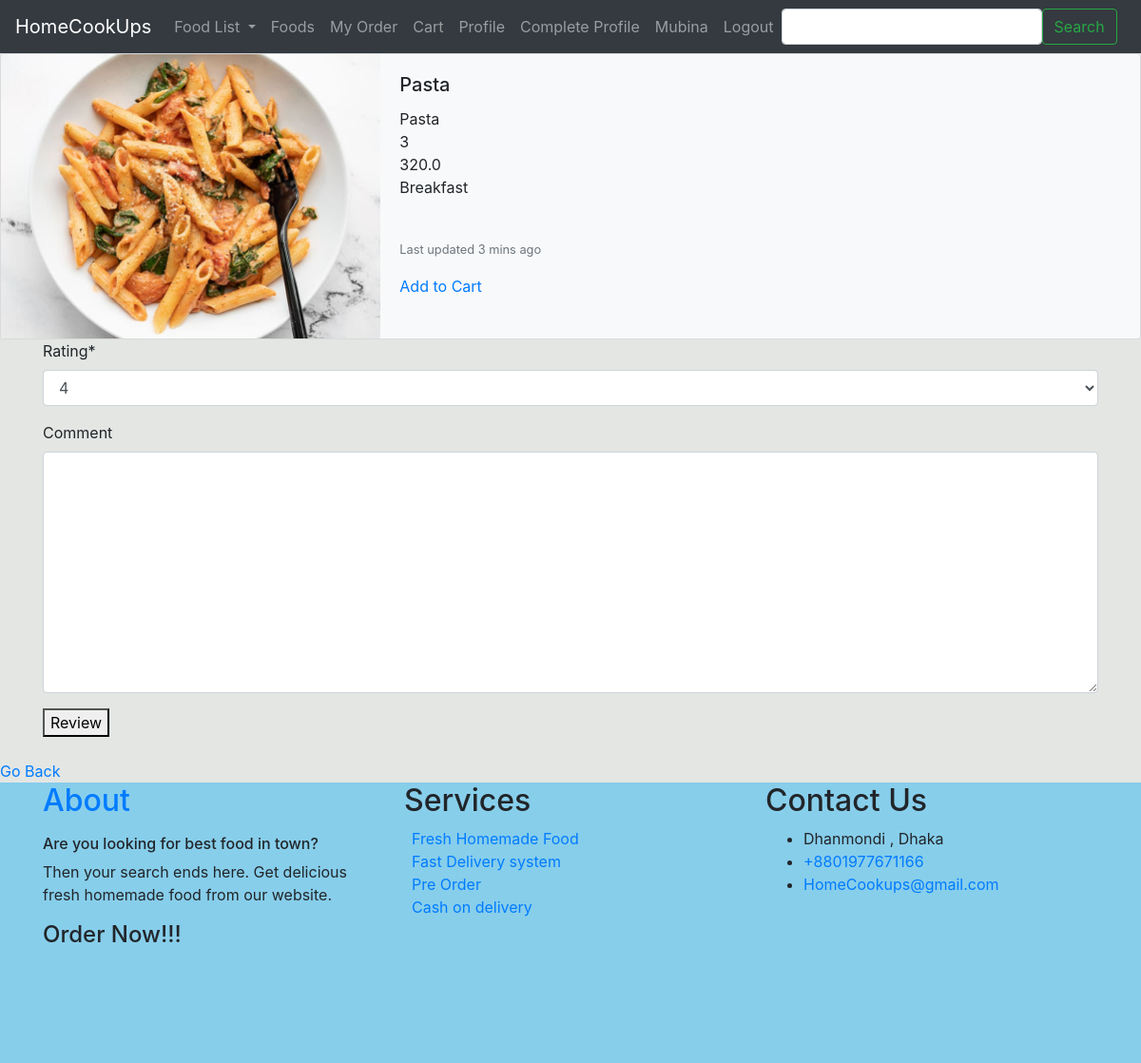
Before: /review/3 (signed in) with the older database file.
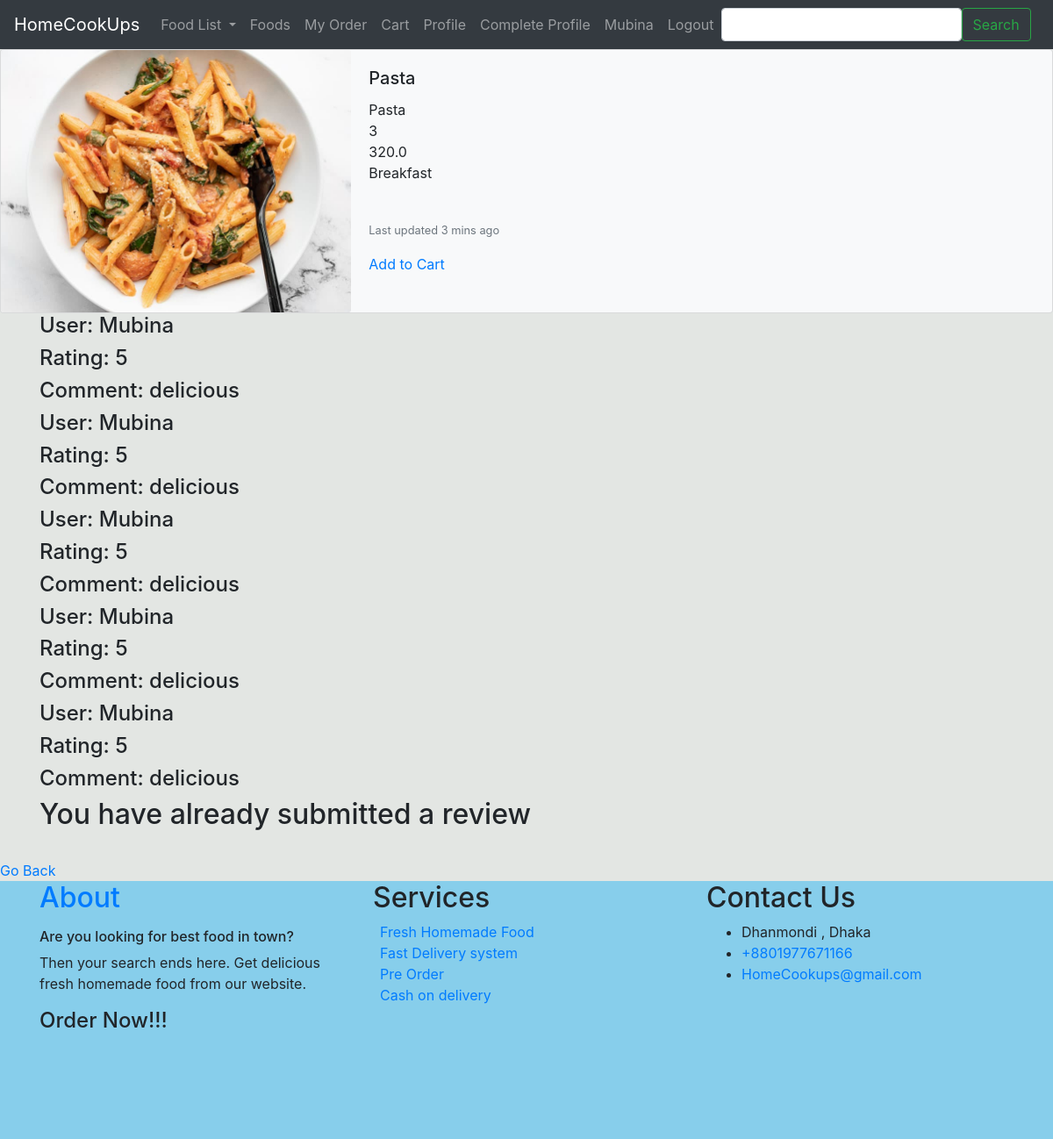
After: the same page with the newer database file.
### FoodManagement/models.py (models this page shows)
class Review(models.Model):
    RATING_OPTIONS = (
        ('1', '1'),
        ('2', '2'),
        ('3', '3'),
        ('4', '4'),
        ('5', '5')
    )
    rating = models.CharField(max_length=10, choices = RATING_OPTIONS, default='4')
    comment = models.TextField(blank=True, null=True)
    user = models.ForeignKey(User, on_delete=models.CASCADE, null=True, blank=True)
    def __str__(self):
        return self.rating

### FoodManagement/views.py (the view, shortened to what this page needs)
# urls.py: path('review/<int:food_id>', food_views.review_after_complete, name='review'),
@login_required
def review_after_complete(request, food_id):
    already_reviewed = False
    searched_food = get_object_or_404(Food, id=food_id)
    user_list = searched_food.reviews.filter(user=request.user)
    print(user_list, len(user_list))
    if len(user_list) != 0:
        already_reviewed = True
    form = ReviewForm()
    context = {
        'search': searched_food,
        'form': form,
        'already_reviewed': already_reviewed
    }
    return render(request, 'FoodManagement/detail_product_view_review.html', context)

### FoodManagement/forms.py
class ReviewForm(forms.ModelForm):
    class Meta:
        model = Review
        fields = ('rating', 'comment')

### templates/FoodManagement/detail_product_view_review.html (shortened to what this page needs)
{% extends 'customer_base.html' %}
{% load crispy_forms_tags %}
{% block content  %}
        <div class="card bg-light mb-2`" >
          <div class="row no-gutters">
            <div class="col-md-4">
              <img src="{{ search.Food_Image.url }}" class="card-img" alt="...">
            </div>
            <div class="col-md-8">
              <div class="card-body">
                <h5 class="card-title">{{ search.Food_Name}}</h5>
                <p class="card-text">
                    {{ search.Food_Name }} <br>
                    {{ search.id }} <br>
                    {{ search.Food_Price}} <br>
                    {{ search.Food_Category }} <br>
                    {{ search.Food_Desc }} <br>
                </p>
                <p class="card-text"><small class="text-muted">Last updated 3 mins ago</small></p>
                  <a href="{% url 'update-cart' search.id  %}" >Add to Cart</a>
              </div>
            </div>
          </div>
        </div>
    <div class="container">
        {% for review in search.reviews.all %}
           <h4>User: {{ review.user.username }}</h4>
            <h4>Rating: {{ review.rating }}</h4>
            <h4>Comment: {{ review.comment }}</h4>
        {% endfor %}
    </div>
    <div class="container">
        {% if already_reviewed == False %}
        <form method="POST">
            {{ form | crispy }}
            <button type="submit">Review</button>
        </form>
        {% else %}
            <h2>You have already submitted a review</h2>
        {% endif %}
    </div>
{% endblock content %}

Changed rows visible on the page:
added Review: user.username "Mubina", rating "5", comment "delicious"
added Review: user.username "Mubina", rating "5", comment "delicious"
added Review: user.username "Mubina", rating "5", comment "delicious"
added Review: user.username "Mubina", rating "5", comment "delicious"
added Review: user.username "Mubina", rating "5", comment "delicious"
Other visible differences:
form field rating: "4" → (not shown)
text no longer shown: "Rating * Comment Review"
text now shown: "You have already submitted a review"
